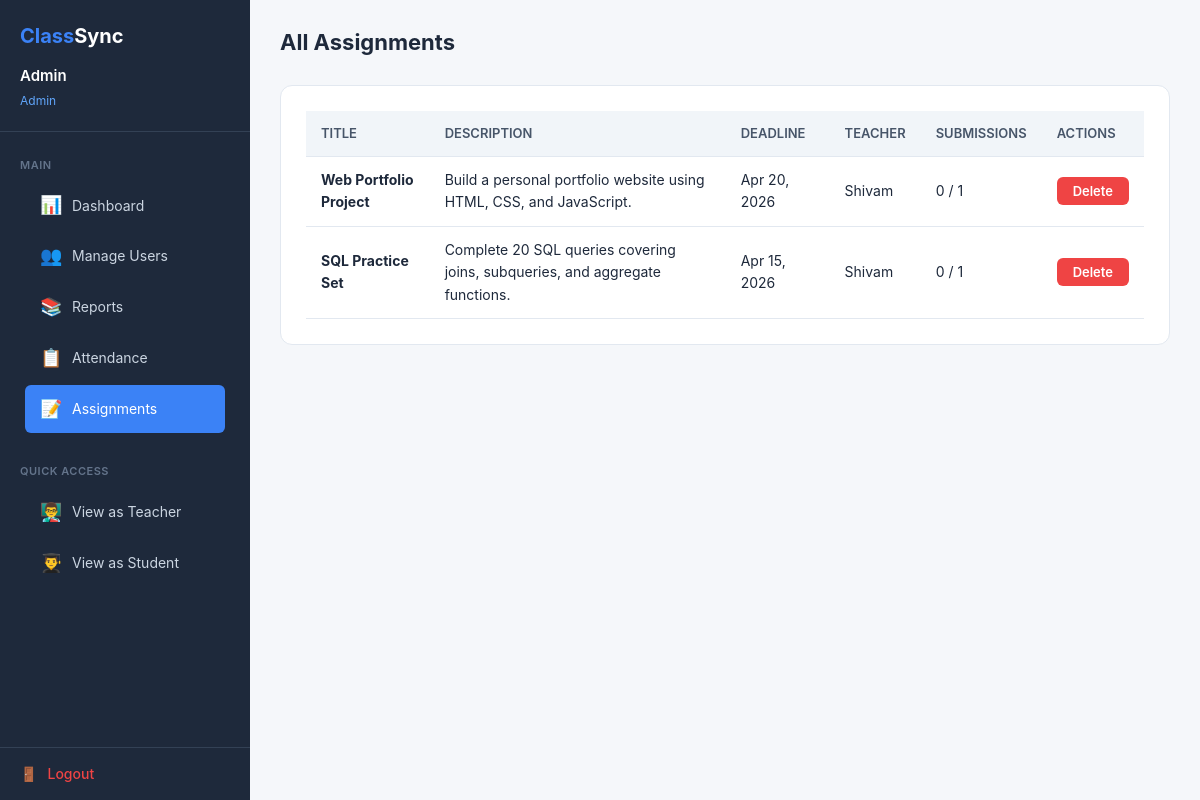
Page /admin/manage_assignments.php (signed in) on the earlier database version.
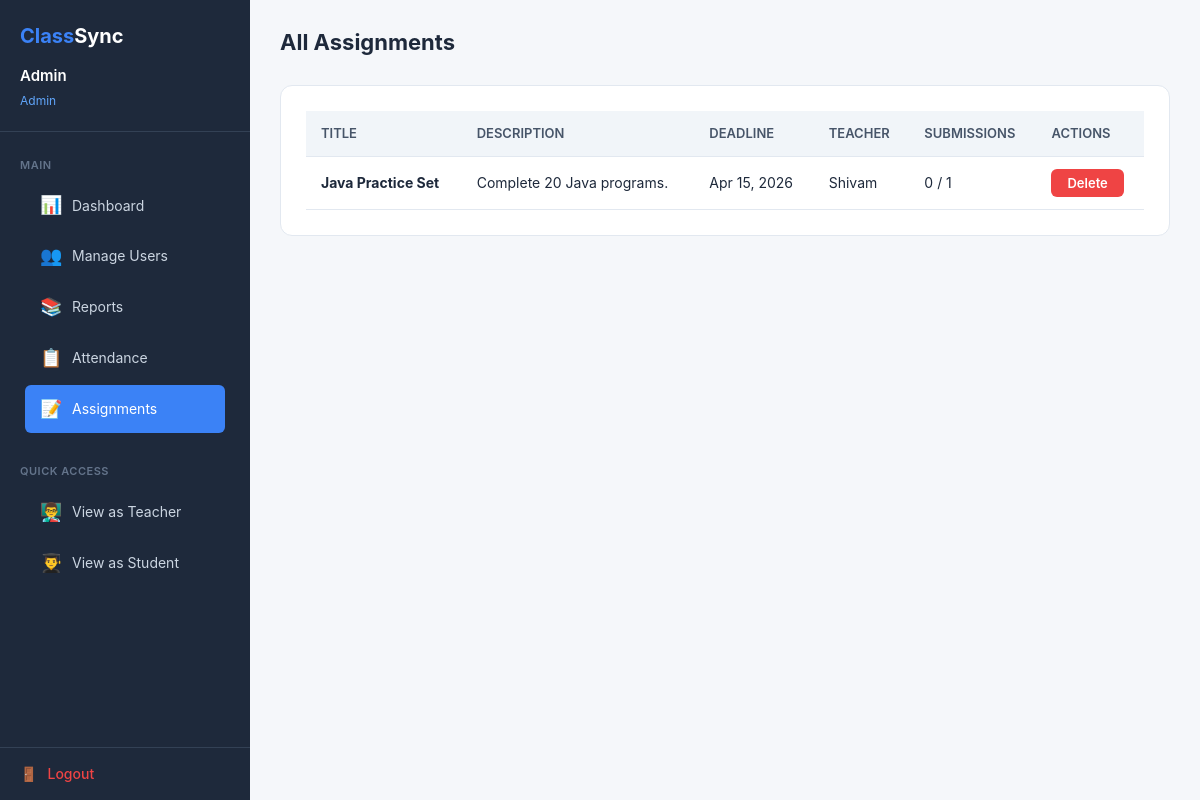
Same page on the later database version.
### tables this page shows
CREATE TABLE IF NOT EXISTS assignments (
    id INT AUTO_INCREMENT PRIMARY KEY,
    title VARCHAR(200) NOT NULL,
    description TEXT,
    deadline DATE NOT NULL,
    teacher_id INT NOT NULL,
    subject_id INT NOT NULL,
    course_id INT NOT NULL,
    year VARCHAR(20) NOT NULL,
    section_id INT NOT NULL,
    created_at TIMESTAMP DEFAULT CURRENT_TIMESTAMP,
    FOREIGN KEY (teacher_id) REFERENCES users(id) ON DELETE CASCADE,
    FOREIGN KEY (subject_id) REFERENCES subjects(subject_id) ON DELETE CASCADE,
    FOREIGN KEY (course_id) REFERENCES courses(course_id) ON DELETE CASCADE,
    FOREIGN KEY (section_id) REFERENCES sections(section_id) ON DELETE CASCADE
);

CREATE TABLE IF NOT EXISTS users (
    id INT AUTO_INCREMENT PRIMARY KEY,
    name VARCHAR(100) NOT NULL,
    email VARCHAR(100) NOT NULL UNIQUE,
    password VARCHAR(255) NOT NULL,
    role ENUM('admin', 'teacher', 'student') NOT NULL,
    registration_number VARCHAR(20) UNIQUE,
     
    course_id INT NULL,
    year VARCHAR(20) NULL,
    section_id INT NULL,
     
    department VARCHAR(100) NULL,
    subject_id INT NULL,
    created_at TIMESTAMP DEFAULT CURRENT_TIMESTAMP,
    FOREIGN KEY (course_id) REFERENCES courses(course_id) ON DELETE SET NULL,
    FOREIGN KEY (section_id) REFERENCES sections(section_id) ON DELETE SET NULL
);

### admin/manage_assignments.php (the view, shortened to what this page needs)
<?php
require_once '../config/database.php';
$assignments = $conn->query("
    SELECT a.*, u.name as teacher_name,
        (SELECT COUNT(*) FROM submissions s WHERE s.assignment_id = a.id) as submission_count,
        (SELECT COUNT(*) FROM users WHERE role='student') as total_students
    FROM assignments a
    JOIN users u ON a.teacher_id = u.id
    ORDER BY a.deadline DESC
");
?>
<!DOCTYPE html>
<html lang="en">
<head>
    <link rel="stylesheet" href="/ClassSync/assets/css/style.css">
    <link rel="stylesheet" href="/ClassSync/assets/css/dashboard.css">
</head>
<body>
    <div class="dashboard-page">
        <?php include '../includes/sidebar.php'; ?>
        <div class="main-content">
            <div class="top-bar">
                <div>
                    <h1>All Assignments</h1>
                </div>
            </div>
            <div class="card">
                <?php if ($assignments->num_rows > 0): ?>
                <div class="table-responsive">
                    <table>
                        <thead>
                            <tr>
                                <th>Title</th>
                                <th>Description</th>
                                <th>Deadline</th>
                                <th>Teacher</th>
                                <th>Submissions</th>
                                <th>Actions</th>
                            </tr>
                        </thead>
                        <tbody>
                            <?php while ($a = $assignments->fetch_assoc()): ?>
                            <tr>
                                <td><strong><?php echo htmlspecialchars($a['title']); ?></strong></td>
                                <td><?php echo htmlspecialchars(substr($a['description'], 0, 80)) . (strlen($a['description']) > 80 ? '...' : ''); ?></td>
                                <td>
                                    <?php echo date('M d, Y', strtotime($a['deadline'])); ?>
                                </td>
                                <td><?php echo htmlspecialchars($a['teacher_name']); ?></td>
                                <td><?php echo $a['submission_count']; ?> / <?php echo $a['total_students']; ?></td>
                                <td>
                                    <form method="POST" action="/ClassSync/actions/assignment_action.php" style="display:inline;" onsubmit="return confirmDelete('Delete this assignment?')">
                                        <button type="submit" class="btn btn-red btn-sm">Delete</button>
                                    </form>
                                </td>
                            </tr>
                            <?php endwhile; ?>
                        </tbody>
                    </table>
                </div>
                <?php endif; ?>
            </div>
        </div>
    </div>
</body>
</html>

Differences in the rows shown:
removed assignments: title "Web Portfolio Project", description "Build a personal portfolio website using HTML, CSS, and JavaScript.", deadline "Apr 20, 2026", teacher.name "Shivam", submission_count "0", total_students "1"
changed assignments "Shivam": title "SQL Practice Set" → "Java Practice Set"; description "Complete 20 SQL queries covering joins, subqueries, and aggregate functions." → "Complete 20 Java programs."
